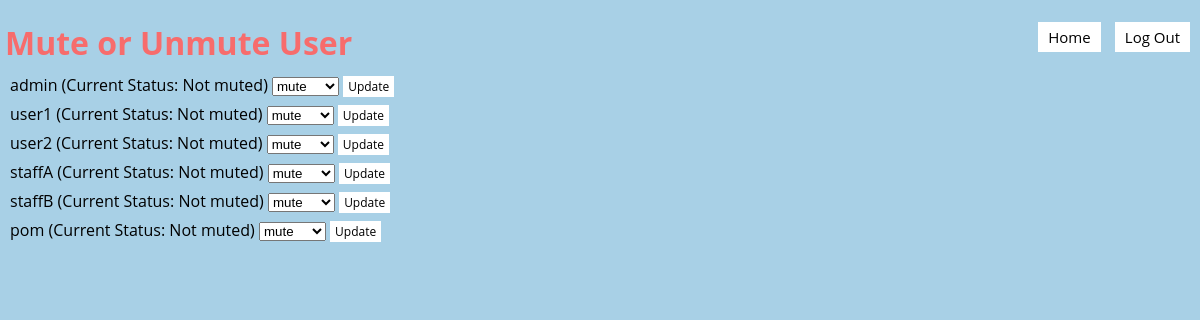
The app's page /mute-user (signed in) with its own data.
### models.py (models this page shows)
class Base(DeclarativeBase):
    pass

class User(Base):
    __tablename__ = "user"
    username: Mapped[str] = mapped_column(String, primary_key=True)
    password: Mapped[str] = mapped_column(String)
    salt: Mapped[str] = mapped_column(String)
    failed_attempts: Mapped[int] = mapped_column(Integer, default=0)
    lockout_until: Mapped[datetime] = mapped_column(DateTime, nullable=True)
    role: Mapped[RoleType] = mapped_column(Enum(RoleType), nullable=False)
    online: Mapped[bool] = mapped_column(Boolean, default=False)
    muted: Mapped[bool] = mapped_column(Boolean, default=False)

### app.py (the view)
@app.route('/mute-user')
def mute_user():
    username = session.get('username')
    if not username:
        flash('You must be logged in to access the admin panel.')
        return redirect(url_for('login'))
    user = db.get_user(username)
    user_role = user.role.name if hasattr(user.role, 'name') else str(user.role)
    if user is None or (user_role != 'ADMIN' and user_role != 'ACADEMIC' and  user_role != 'ADMINISTRATIVE'):
        print("can't access")
        return redirect(url_for('home'))
    users = db.get_all_users()
    return render_template('mute_user.jinja', username=username, users=users)

### app.py (called while the page is built)
def csp_policy_string(policy_dict):
    return "; ".join([f"{key} {' '.join(val) if isinstance(val, list) else val}" for key, val in policy_dict.items()])

@app.after_request
def apply_csp(response):
    policy = {
    "default-src": "'self'",
    "script-src": [
        "'self'",
        "https://cdnjs.cloudflare.com",  # Allow scripts from CDN for Crypto-JS
        "https://cdn.jsdelivr.net",
        "'unsafe-inline'"
    ],
    "style-src": "'self' 'unsafe-inline'",  # Allows inline styles;
    "img-src": "'self'",
    "connect-src": "'self'",  # Restricts the URLs which can be loaded using script interfaces
    "font-src": "'self'",  # Fonts loading
    "object-src": "'none'",  # Prevents object, embed, and applet elements from rendering
    "frame-ancestors": "'none'"  # Protects against clickjacking
}
    response.headers['Content-Security-Policy'] = csp_policy_string(policy)
    return response

### db.py (called while the page is built)
def get_user(username: str):
    with Session(engine) as session:
        return session.get(User, username)

def get_all_users():
    with Session(engine) as session:
        return session.query(User).all()

### templates/mute_user.jinja (shortened to what this page needs)
{% extends 'base.jinja' %}
{% block content %}
<div class="header">
    <h1>Mute or Unmute User</h1>
    <div class="buttons">
        <button onclick="location.href='{{ url_for('home') }}'">Home</button>
        <button onclick="confirmLogout()">Log Out</button>
    </div>
</div>
<div class="container">
    {% for user in users %}
        <form class="mute-update-form" action="{{ url_for('update_user_mute_status') }}" method="post" onsubmit="updateUserMuteStatus(event)">
            <div>
                <label>{{ user.username }} (Current Status: {{ 'Muted' if user.muted else 'Not muted' }})</label>
                <select name="new_status">
                    <option value="true" {% if user.muted == false %}selected{% endif %}>mute</option>
                </select>
                <button type="submit" class="update-button">Update</button>
            </div>
        </form>
    {% endfor %}
</div>
{% endblock %}

### templates/mute_user.jinja (style rules this page uses)
html, body { margin-left: 10px; margin: 0; padding: 0; display: flex; flex-direction: column; font-family: 'Open Sans', sans-serif; background-color: #A8D0E6; overflow: auto }
h1 { margin-left: 5px; margin-bottom: 10px; height: 100%; font-family: 'Open Sans', sans-serif; color: #F76C6c; }
.mute-update-form { margin-left: 10px; }
.mute-update-form div { margin-bottom: 6px; }
button { font-family: 'Open Sans', sans-serif; padding: 5px 10px; background-color: white; color: black; border: none; cursor: pointer; text-align: center; text-decoration: none; display: inline-block; margin-right: 10px; font-size: 15px; transition: background-color 0.3s, color 0.3s; }
.update-button { padding: 2px 5px; background-color: white; color: black; font-size: 12px; transition: background-color 0.2s, box-shadow 0.2s; }
.header { display: flex; justify-content: space-between; align-items: center; width: 100%; }

### records on screen
User: username "admin", muted "Not muted", new_status "mute"
User: username "user1", muted "Not muted", new_status "mute"
User: username "user2", muted "Not muted", new_status "mute"
User: username "staffA", muted "Not muted", new_status "mute"
User: username "staffB", muted "Not muted", new_status "mute"
User: username "pom", muted "Not muted", new_status "mute"
